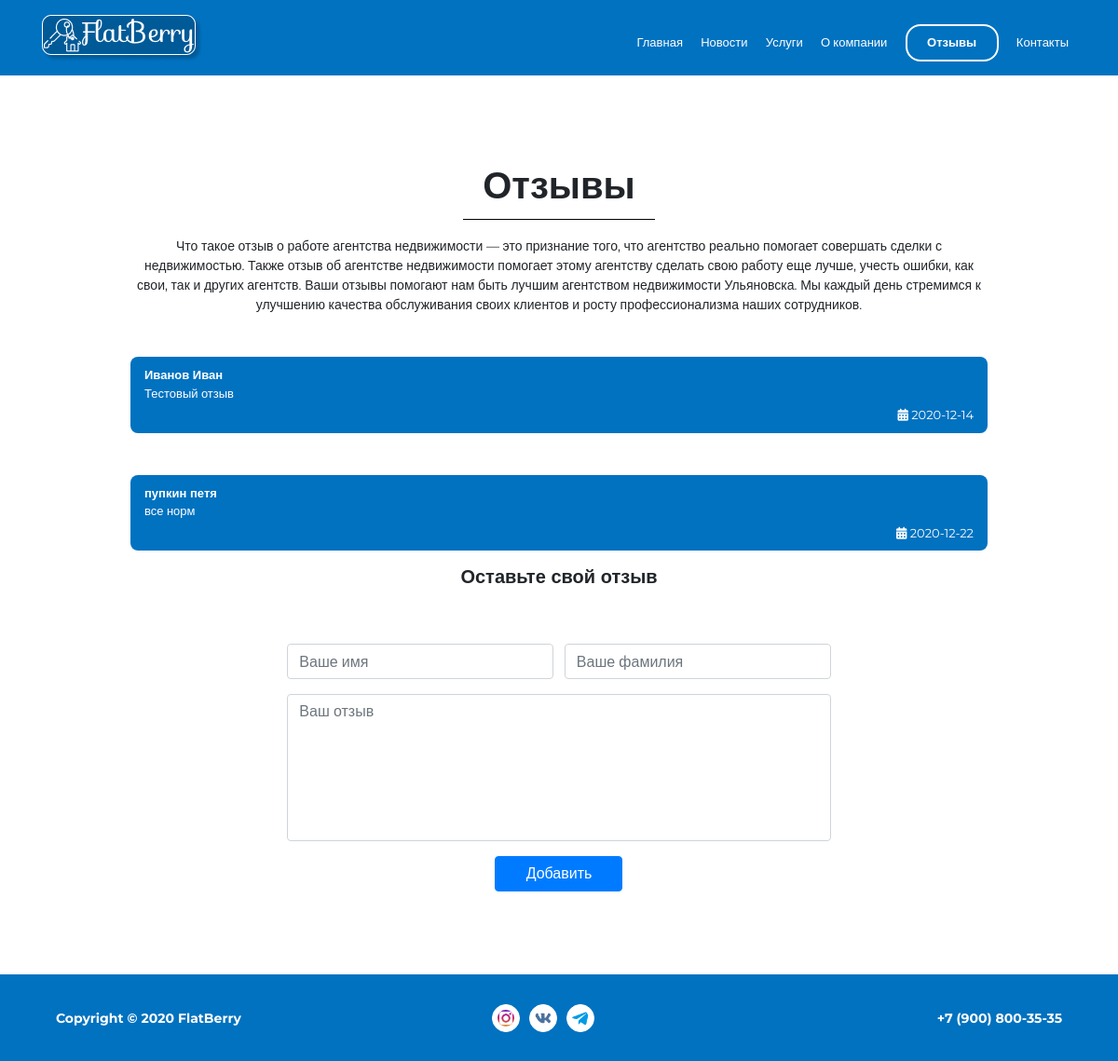
The app's page /reviews/ with its own data.
### mainApp/models.py (models this page shows, shortened)
class Review(models.Model):
    name = models.CharField(max_length=30, verbose_name='Имя')
    last_name = models.CharField(max_length=50, verbose_name='Фамилия')
    message = models.TextField(verbose_name='Отзыв пользователя')
    date = models.DateTimeField(blank=True, null=True, verbose_name='Дата')
    class Meta:
        verbose_name = 'Отзыв'
        verbose_name_plural = 'Отзывы'

### mainApp/views.py (the view, shortened to what this page needs)
# urls.py: path('reviews/', views.ReviewsDetailView.as_view(), name='reviews'),
class ReviewsDetailView(FormView):
    active = ['reviews']
    model = Review
    form_class = ReviewForm
    template_name = 'mainApp/reviews.html'
    def get_context_data(self, **kwargs):
        context = super().get_context_data(**kwargs)
        context['reviews_list'] = Review.objects.all()
        context['review_form'] = ReviewForm()
        return context

### mainApp/forms.py
class ReviewForm(forms.ModelForm):
    class Meta:
        model = Review
        fields = ['name', 'last_name', 'message']
        exclude = [""]
        widgets = {
            "comment": forms.Textarea(attrs={
                'placeholder': 'Оставьте ваш отзыв',
                'required': '',
                'rows': '8'})
        }

### mainApp/templates/mainApp/reviews.html (shortened to what this page needs)
{% extends 'base.html' %}
{% block content %}
{% load static %}
<div class="container block">
    <div class="row">
      <div class="col-lg-10 offset-1">
        <h1>Отзывы</h1>
        <hr width="206">
        <p class="review-text">
          Что такое отзыв о работе агентства недвижимости — это признание того, что агентство реально помогает совершать сделки с недвижимостью. Также отзыв об агентстве недвижимости помогает этому агентству сделать свою работу еще лучше, учесть ошибки, как свои, так и других агентств. Ваши отзывы помогают нам быть лучшим агентством недвижимости Ульяновска. Мы каждый день стремимся к улучшению качества обслуживания своих клиентов и росту профессионализма наших сотрудников.
        </p>
        {% if reviews_list %}
        {% for review in reviews_list %}
        <div class="comment-block review-block blue">
          <p class="commentator-name">{{review.last_name}} {{review.name}}</p>
          <p class="comment-text">
            {{review.message}}
          </p>
          <p class="date comment-d">
            <i class="fa fa-calendar" aria-hidden="true"></i>
            {{review.date|date:"Y-m-d"}}
          </p>
        </div>
        {% endfor %}
        {% endif %}
        <div class="col-lg-8 offset-lg-2">
          <h4>Оставьте свой отзыв</h4>
          <div class="reg-for-sell">
            <form class="sell-form" method="POST">
              <div class="name-last_name">
                <div class="form-group name-folder">
                  <input type="text" name="name" class="form-control" id="id_name" placeholder="Ваше имя" required>
                </div>
                <div class="form-group name-folder">
                   <input type="text" name="last_name" class="form-control" id="id_last_name" placeholder="Ваше фамилия" required>
                </div>
              </div>
              <div class="form-group">
                <textarea name="message" id="id_message" class="form-control message" rows="6"
                          placeholder="Ваш отзыв"
                          required></textarea>
              </div>
                <input class="btn btn-primary btn-reg-for-view" type="submit" value="Добавить">
            </form>
          </div>
        </div>
    </div>
      </div>
    </div>
{% endblock %}

### mainApp/static/mainApp/css/style.css (style rules this page uses)
body { font-family: 'Montserrat', sans-serif; font-size: 13px; height: 100%; }
.blue { background-color: #0072C0; }
.block { text-align: center; justify-content: center; }
h1 { font-size: 36; font-weight: 700; padding-top: 100px; line-height: 36px; }
h4 { font-size: 20px; font-weight: 700; }
hr { color: #fff; text-align: center; margin: 18px auto; border-color:#000; }
.form-control { max-width: 400px; }
.message { height: 160px; max-width: 100%; resize: none; }
.btn-primary { display: block; width: 137px; }
.comment-block { width: 80%; border-radius: 8px; color: #fff; padding: 10px 0 0 15px; font-size: 13px; text-align: left; }
.commentator-name { font-weight: 700; padding: 0; margin: 0; }
.comment-text { margin-bottom: 4px; }
.comment-d { text-align: right; margin-right: 15px; padding-bottom: 9px; }
.btn-reg-for-view { margin: 0 auto; }
.sell-form { margin-top: 52px; }
.review-text { font-size: 14px; text-align: center; }
.review-block { width: 100%; margin-top: 45px; }
.name-last_name { display: flex; justify-content: space-between; }
.reg-for-sell { display: flex; flex-direction: column; width: 100%; }
.name-folder { width: 49%; }

### records on screen
Review: last_name "Иванов", name "Иван", message "Тестовый отзыв", date "2020-12-14"
Review: last_name "пупкин", name "петя", message "все норм", date "2020-12-22"
